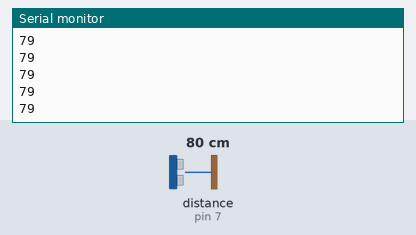
Bench run of a sketch on a simulated Arduino Uno, built with avr-gcc and run on an emulated ATmega328P. Shown: the last lines printed to the serial monitor. Wiring (inferred from the names in the program): ultrasonic range finder: trigger pin 8; echo pin 7. The test bench sets the inputs (shaded band); at power-on: distance to the obstacle (sensor on pin 7) 80 cm. The echo pulse lasts 58.3 µs per cm.

Above: at 1.2 s.
1.3 s: distance to the obstacle (sensor on pin 7) set to 2 cm
At 1.8 s:
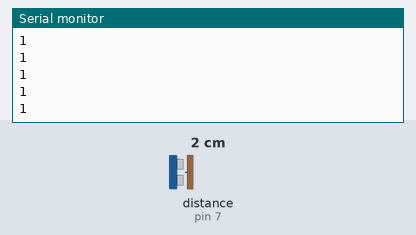
2.8 s: distance to the obstacle (sensor on pin 7) set to 4 cm
At 3.7 s:
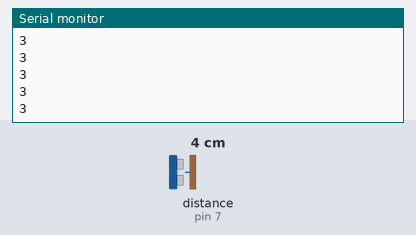
Timing chart, 0 to 5.8 s (numbered marks = the images above; inputs shaded):
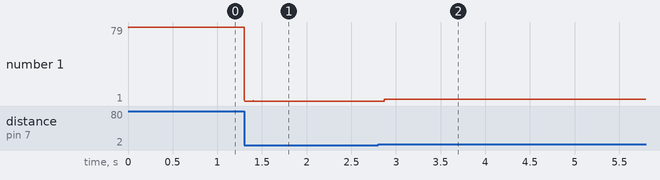

The sketch:

Ultrasonic_test.ino
```cpp
const int trigPin = 8;
const int echoPin = 7;
long duration;

int x; //Variable for storing received data

void setup() {
  // put your setup code here, to run once:
  Serial.begin(9600); //Sets the baud for serial data transmission
    pinMode(trigPin, OUTPUT); // Sets the trigPin as an Output
    pinMode(echoPin, INPUT); // Sets the echoPin as an Input
}

void loop() {
  // put your main code here, to run repeatedly:
  digitalWrite(trigPin, LOW);
  delayMicroseconds(2);
// Sets the trigPin on HIGH state for 10 micro seconds
  digitalWrite(trigPin, HIGH);
  delayMicroseconds(10);
  digitalWrite(trigPin, LOW);
// Reads the echoPin, returns the sound wave travel time in microseconds
  duration = pulseIn(echoPin, HIGH);
// Calculating the distance
  x= duration*0.034/2;
  Serial.print(x);          //Print Value inside data in Serial monitor
      Serial.print("\n");          //New line
}
```

Measured:
- after the input at 1.3 s, the serial monitor: prints a new line at once (image 1)
- after the input at 2.8 s, the serial monitor: prints a new line after 0.07 s (image 2)
- plotted number 1: 79 → 1 after the input at 1.3 s, 1 → 3 after the input at 2.8 s
